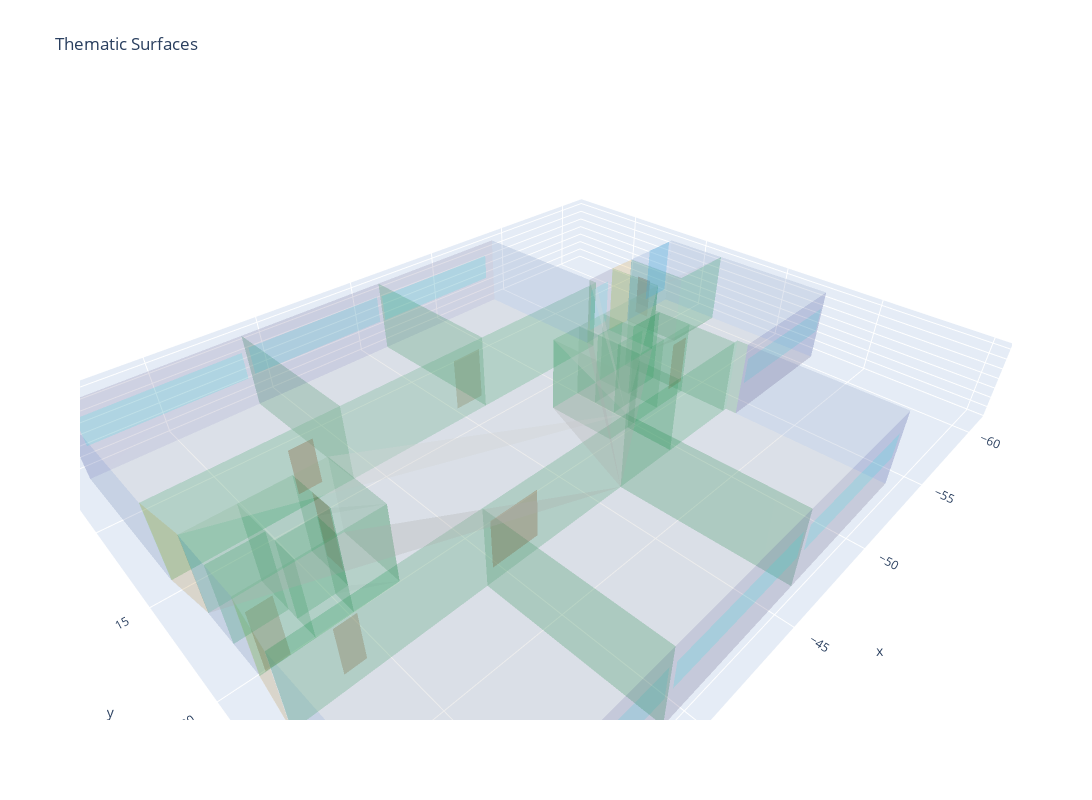

The cell this chart's notebook holds for it:
### Code cell
import plotly.graph_objects as go
from shapely.wkt import loads as load_wkt
from shapely.geometry import Polygon, MultiPolygon
import random

thematic_colors = {
    'external': 'rgba(100,149,237,0.3)',       # cornflower blue
    'party_wall': 'rgba(60,179,113,0.3)',      # medium sea green
    'floor': 'rgba(169,169,169,0.3)',          # dark gray
    'ceiling': 'rgba(211,211,211,0.3)',        # light gray
    'closure': 'rgba(255,165,0,0.3)',          # orange
    'door': 'rgba(139,69,19,0.3)',             # saddle brown
    'window': 'rgba(0,255,255,0.3)',           # cyan
    'external_with_hole': 'rgba(72,61,139,0.3)',  # dark slate blue
    'party_with_hole': 'rgba(0,100,0,0.3)',        # dark green
    'room': 'rgba(128,0,128,0.3)'              # purple
}

fig = go.Figure()

for surface_id, data in thematic_geometry_data.items():
    coords = data.get("full_coords", [])
    thematic_type = data.get("thematic_surface", "unknown")
    color = thematic_colors.get(thematic_type, "rgba(0,0,0,0.2)")

    if len(coords) < 3:
        continue

    x, y, z = zip(*coords)

    # Fan triangulation
    triangles = []
    for i in range(1, len(coords) - 1):
        triangles.append((0, i, i + 1))

    i, j, k = zip(*triangles)

    fig.add_trace(go.Mesh3d(
        x=x, y=y, z=z,
        i=i, j=j, k=k,
        color=color,
        flatshading=True,
        name=thematic_type,
        opacity=0.5,
        hoverinfo='skip',
        showscale=False
    ))

fig.update_layout(
    title="Thematic Surfaces",
    width=1400,
    height=800,
    scene=dict(aspectmode='data'),
    showlegend=True,
    legend=dict(itemsizing='constant', font=dict(size=12)),
    paper_bgcolor='white',
    scene_bgcolor='white'
)

fig.show()
